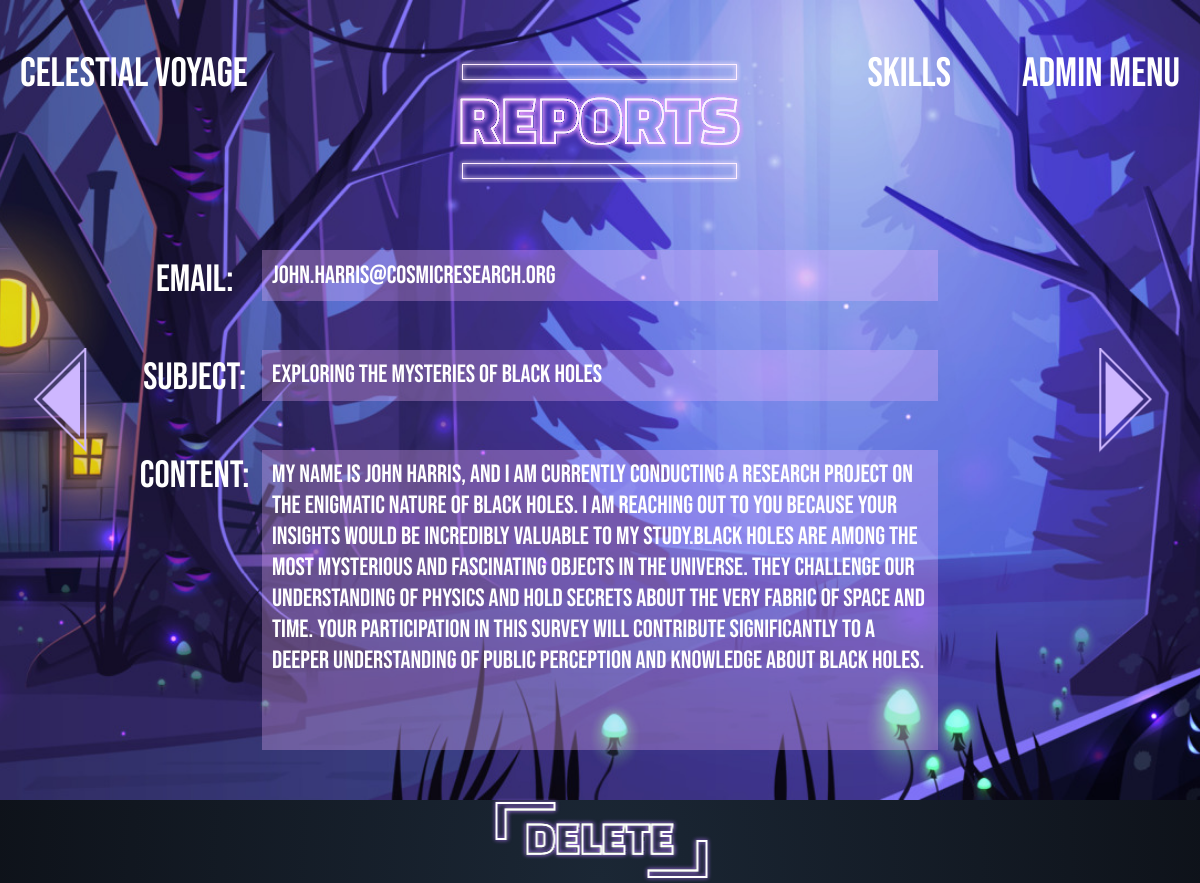
/php/admin-menu/user-reports/index.php?id=15 (signed in), run on the app's committed database.
### php/admin-menu/user-reports/user-reports.php (called while the page is built, shortened)
<?php
require_once $_SERVER['DOCUMENT_ROOT'] . '/php/db.php';
$currentId = isset($_GET['id']) ? intval($_GET['id']) : 1;
$query = "SELECT * FROM `contact-me` WHERE `ID_contact-me` = $currentId";
$result = mysqli_query($conn, $query);
$report = mysqli_fetch_assoc($result);
$prevQuery = "SELECT `ID_contact-me` FROM `contact-me` WHERE `ID_contact-me` < $currentId ORDER BY `ID_contact-me` DESC LIMIT 1";
$prevResult = mysqli_query($conn, $prevQuery);
$prevReport = mysqli_fetch_assoc($prevResult);
$nextQuery = "SELECT `ID_contact-me` FROM `contact-me` WHERE `ID_contact-me` > $currentId ORDER BY `ID_contact-me` ASC LIMIT 1";
$nextResult = mysqli_query($conn, $nextQuery);
$nextReport = mysqli_fetch_assoc($nextResult);
?>

### php/admin-menu/user-reports/index.php (the view, shortened to what this page needs)
<?php include('user-reports.php'); ?>
<!DOCTYPE html>
<html lang="en">
<head>
    <link rel="stylesheet" href="/css/style.css">
    <link rel="stylesheet" href="/css/reset.css">
    <link rel="stylesheet" href="/css/transitions.css">
</head>
<body>
<header class="header">
        <div class="wrapper">
            <div class="header_wrapper">
                <div class="header_logo">
                    <a href="/html/main.html" class="header_logo">Celestial Voyage</a>
                </div>
                <nav class="header_nav">
                    <ul class="header_list">
                        <li class="header_item">
                            <a href="/html/skills.html" class="header_link">Skills</a>
                        </li>
                        <li class="header_item">
                            <a href="/php/admin-menu/admin-menu.php" class="header_link">Admin menu</a>
                        </li>
                    </ul>
                </nav>
            </div>
        </div>
    </header>
    <main>
        <section class="calendars13-intro">
            <div class="navigation-buttons">
                <?php if ($prevReport): ?>
                    <a href="index.php?id=<?php echo $prevReport['ID_contact-me']; ?>">
                        <img src="/img/svg/arrow-left.svg" alt="Previous" class="prev-button">
                    </a>
                <?php else: ?>
                    <div style="visibility: hidden;"></div>
                <?php endif; ?>
                <?php if ($nextReport): ?>
                    <a href="index.php?id=<?php echo $nextReport['ID_contact-me']; ?>">
                        <img src="/img/svg/arrow-right.svg" alt="Next" class="next-button">
                    </a>
                <?php else: ?>
                    <div style="visibility: hidden;"></div>
                <?php endif; ?>
            </div>
            <div class="intro-content">
                <img src="/img/svg/reports-logo.svg" alt="Contact me" class="contact-logo">
                <div class="contact-container">
                    <input type="email" class="email" value="<?php echo ($report['Email']); ?>" readonly />
                    <textarea class="subject" readonly><?php echo ($report['Subject']); ?></textarea>
                    <textarea class="content" style="height: 300px;" readonly><?php echo ($report['Content']); ?></textarea>
                </div>
                <div class="contact-wrapper">
                    <div class="contact text-email">Email: </div>
                    <div class="contact text-subject">Subject: </div>
                    <div class="contact text-content">Content: </div>
                </div>
                <div class="button delete-button">
                    <button type="button" id="deleteReportButton" data-id="<?php echo $report['ID_contact-me']; ?>" style="background-color: transparent; border: none;">
                    <img src="/img/svg/delete-button.svg" alt="delete button">
                    </button>
                </div>
            </div>
        </section>
    </main>
</body>
</html>

### css/style.css (style rules this page uses)
html { box-sizing: border-box; }
html, body { width: 100%; height: 100%; margin: 0; padding: 0; background: radial-gradient(ellipse at bottom, #1b2735 0%, #090a0f 100%); overflow: hidden; }
*, *::before, *::after { box-sizing: inherit; }
body { font-family: 'Montserrat'; font-weight: 400; font-size: 26px; text-align: center; color: #fff; background-color: rgba(0, 0, 0, 0); overflow: hidden; }
.wrapper { max-width: 2000px; margin: 0 auto; }
.header { position: fixed; top: 0; left: 0; width: 100%; }
.header_wrapper { display: flex; flex-wrap: wrap; align-items: flex-end; justify-content: space-between; padding-top: 49px; }
.header_list { display: flex; flex-wrap: wrap; }
.header_item { margin-right: 71px; }
.header_item:last-child { margin-right: 20px; }
.header_logo:last-child { margin-left: 20px; }
.header_link, .header_logo { font-family: 'Bebas Neue'; font-weight: 400; font-size: 41px; line-height: 49px; text-align: center; color: #fff; text-decoration: none; }
.button { position: absolute; left: 50%; transform: translate(-50%, -50%); cursor: pointer; opacity: 0; }
.contact-logo { position: absolute; left: 50%; transform: translateX(-50%); top: 60px; filter: brightness(130%); }
::placeholder { color: #ffffff9a; }
.email::placeholder { color: #ffffff9a; }
.email, .subject, .content { position: absolute; font-family: 'Bebas Neue', sans-serif; font-size: 25px; color: #ffffff; background-color: rgba(241, 183, 255, 0.295); border: none; resize: none; width: 676px; left: 50%; transform: translateX(-50%); }
.email { top: 250px; height: 51px; padding-left: 10px; }
.subject { top: 350px; height: 51px; padding-top: 9px; padding-left: 10px; }
.content { top: 450px; height: 225px; padding-top: 9px; padding-left: 10px; }
.delete-button { top: 840px; }
.contact { display: inline-block; font-family: 'Bebas Neue'; font-size: 38px; color: #fff; margin-bottom: 60px; transform: translate(-50%, -50%); }
.contact-wrapper { display: flex; flex-direction: column; position: absolute; top: 280px; left: 50%; transform: translateX(-370%); }
.navigation-buttons { position: relative; top: 50%; left: 50%; transform: translateX(-50%); display: flex; justify-content: space-between; margin: 0 20px; }
.navigation-buttons img { margin: 0 20px; transform: translate(-50%, -50%); }
.calendars13-intro { height: 100vh; background: url(/img/backgrounds/calendar13-bg.jpg) black no-repeat center/cover;; background-size: cover; }
input::placeholder { color: rgba(32, 32, 32, 0.801); }

### css/transitions.css (style rules this page uses)
.header_item, .header_logo { transition: transform 0.3s ease; }
.open-button, .submit-request-bar, .skills-button, .container, .prev-button, .next-button, .submit-comment, .delete-button, .analytics-logo { animation: fadeIn 3s forwards; }
.main-image, .press-button, .contact-logo, .skills-logo, .skills-name, .login-logo, .profile-logo, .cosmic-clasroom-logo, .planets-logo, .stellars-logo, .calendars-logo, .comments-logo, .admin-logo, .manage-objects-logo { opacity: 0; transform: translateY(10px) translateX(-50%); animation: fadeInUp 1s forwards ease, slideInCenter 1s forwards ease; left: 50%; }
.contact-logo { animation-delay: 0.2s; }
.header_link, .main-name, .planet-stat, .stellar-stat { transition: opacity 0.4s ease; }

### data on the page
contact-me: Email "john.harris@cosmicresearch.org", Subject "Exploring the Mysteries of Black Holes", Content "My name is John Harris, and I am currently conducting a research project on the enigmatic nature of black holes. I am reaching out to you because your insights would be incredibly valuable to my study.Black holes are among the most mysterious and fascinating objects in the universe. They challenge our understanding of physics and hold secrets about the very fabric of space and time. Your participation in this survey will contribute significantly to a deeper understanding of public perception and knowledge about black holes."
